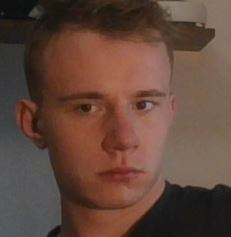
#> input picture train_friends_images/Kacper/SSNNH.JPG, 231 x 237 px
$ python face_trainer.py
#> lines starting #> are read from the running program, lines starting #| are printed output that depends on the picture; after the words box and inside, x2 and y2 are one past the last pixel; in counts of white or black regions, pixels touching at a corner belong together
import cv2 as cv
import numpy as np
import os
import json


def change_names(path, start_index, files, dirname):
    index = start_index + 1
    small_name = dirname.lower()
    for f in files:
        if small_name not in f:
            os.rename(path  + "/" + f, path + "/"+ small_name + str(index) + ".jpg")
            index += 1

def face_recognize_trainer():

    training_images = r'C:/Users/kacpe/Visual Studio Projects/face_recognition/face_recognition_webcam/train_friends_images/'
    face_cascade = cv.CascadeClassifier(cv.data.haarcascades +'haarcascade_frontalface_default.xml')
    face_recognizer = cv.face.LBPHFaceRecognizer_create()                                                       # create face recognizer
    current_id=0
    names_ids = {}
    ids = []
    names_of_known = []
    faces_to_train = []

    for dirpath, dirnames, filenames in os.walk(training_images):
            for dirname in dirnames:
                for dp, dirs, files in os.walk(training_images+ str(dirname)):

                    print(dirname)
                    name_biggest_index = 0                                                                      # for changing files' names

                    for index, file in enumerate(files):
                        name = dp.split("/")[-1]
                        names_of_known.append(name)
                        file_path = os.path.join(dp, file)

                        if dirname.lower() in file:                                                             # for changing files' names
                            number = int(file.split(".")[0].replace(dirname.lower(), ""))
                            if number > name_biggest_index: name_biggest_index = number


                        if name not in names_ids:
                            names_ids[name] = current_id
                            current_id +=1

                        id = names_ids[name]

                        gray_image = cv.imread(file_path,cv.IMREAD_GRAYSCALE)                                   # convert image to grayscale
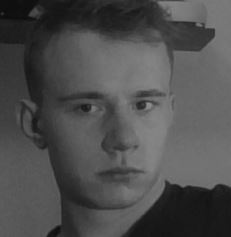
#> gray_image: shape (237, 231); min 11, max 146, mean 78
                        #cv.imshow("Faces on image", gray_image)
                        #cv.waitKey(0)
                        gray_image_array = np.array(gray_image, "uint8")                                        # convert grayscale image to np array
                        faces = face_cascade.detectMultiScale(gray_image_array, 1.12, 5)                        # find human faces on img
#> faces = [[40, 44, 157, 157]]
                        if len(faces) > 1 or len(faces) == 0: print(file," nie ma twarzy/ kilka twarzy")


                        for (x, y, w, h) in faces:
                            roi_gray_image = gray_image[y:y+h, x:x+w]                                           # extract area in image where face appears
                            faces_to_train.append(roi_gray_image)
                            ids.append(id)
                            cv.rectangle(gray_image, (x, y), (x + w, y + h), (0, 255, 0), 2)
#> this loop made 1 pass
#> pass 1, in face_recognize_trainer, `roi_gray_image = gray_image[y:y+h, x:x+w]`:
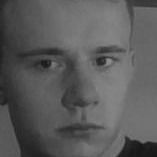
#> roi_gray_image: shape (157, 157); min 21, max 146, mean 91.1
#> after the loop:
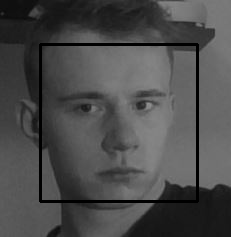
#> gray_image: shape (237, 231); 3.43% of pixels changed, all inside (x1, y1, x2, y2) = (39, 43, 199, 203)
#> after the loop, faces_to_train = 1 item; ids = [0]

                        cv.destroyAllWindows()


                    #change_names(dp, name_biggest_index, files, dirname)


    with open("names_with_ids.json", 'w') as file:                                                                        # transfer name_ids
        json.dump(names_ids, file)
        file.close()

    face_recognizer.train(faces_to_train, np.array(ids))
    face_recognizer.save("trainner.yml")


face_recognize_trainer()
